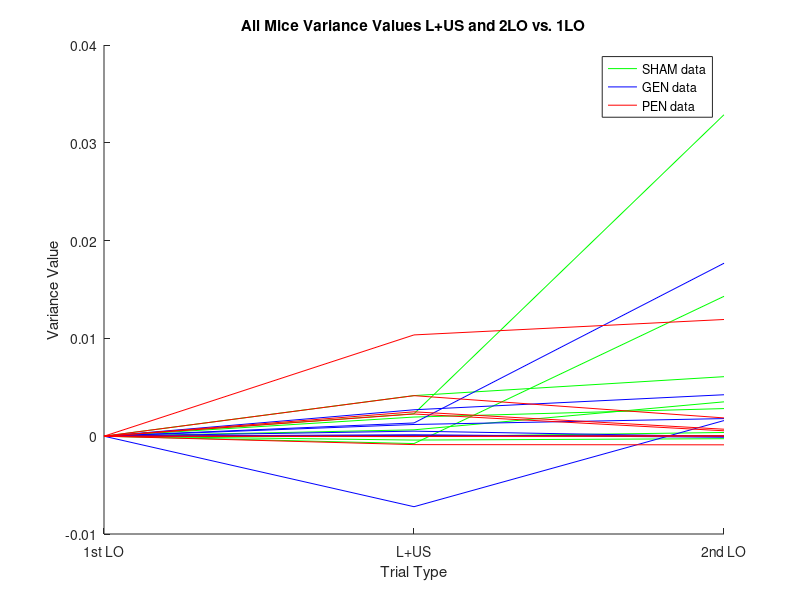
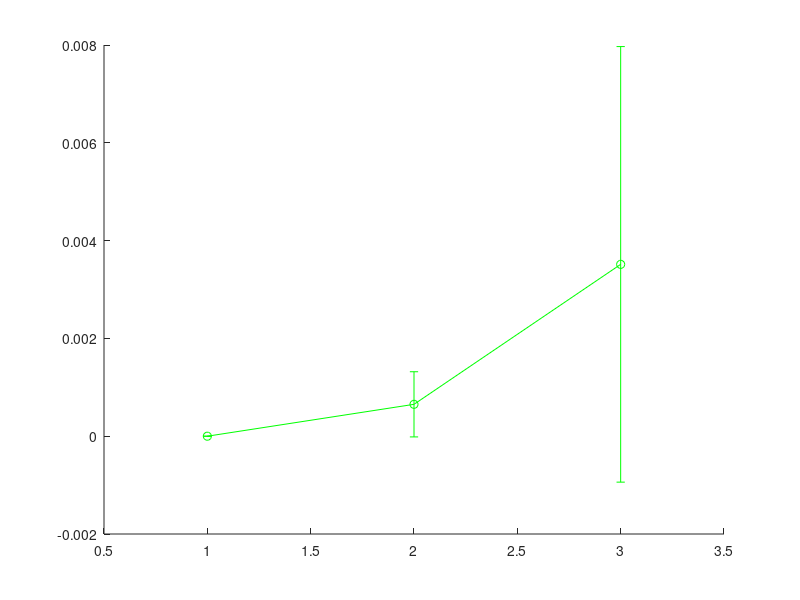

Reproduce these figures in MATLAB, in order. (Note: this script raises an error after producing the figures.)
%% Authors: Kat Floerchinger, Hannah Mach, Henry Tan :) 
 
clc
close all 
 
% median_SHAM
% median_GEN
% median_PEN 
 
% copied matrixes from commented median_x scripts to reduce running time 
% SHAM_MATRIX = [0,0.00435600796752600,0.00713109228237704;0,-5.16885958017910e-05,-0.0286916774704259;0,0.0133954508844230,-0.0105393137953733;0,-0.0146888761776283,-0.0364842719945690;0,-0.00765067809909513,-0.0126725453785824;0,-0.0247286394644330,-0.000975316304337212;0,-0.00707821064911673,-0.0152301517258112];
% GEN_MATRIX = [0,-0.00216903690829889,0.0157401784885035;0,-0.00533501284119886,-0.0170182170965821;0,-0.0284201249582408,-0.0566498478936813;0,-0.00382477957074176,-0.00480633475035593;0,-0.0804744010195484,-0.0332240621483618;0,-0.00839983815283812,-0.0181853465935874;0,-0.0387101708843783,-0.0489317590083913];
% PEN_MATRIX = [0,0.00932355090704318,0.0180555755962342;0,0.0355006379032983,0.0289117712082711;0,0.0105964449704316,0.00890424974541322;0,0.0382527652138474,0.0283285886886979;0,-0.000996088743718843,-0.00109136275373061;0,-0.000107093776822434,0.00106106540426960;0,0.000180722336327257,-0.000554426228727898];
%%FOR VARIANCE
SHAM_MATRIX = [0,0.000651793605422940,0.00351423698804928;0,0.00195870342101505,0.00282495836064840;0,0.00229569943306705,0.0328712730299713;0,0.00415150639468666,0.00608743747952202;0,-4.10143066914810e-05,0.000381074207617581;0,-0.000753675232561845,0.0143026020700530;0,-0.000395088444663743,-0.000254390982802543];
GEN_MATRIX = [0,0.000147056079904678,-0.000107664675134410;0,0.00135447238533644,0.0176845808391583;0,0.00270295732300754,0.00423865514653214;0,7.89061353128657e-05,4.73994436278257e-05;0,-0.00720922236817418,0.00159971911763594;0,0.000514604907676740,-3.03418205146000e-05;0,0.00119856209903107,0.00180060336843801];
PEN_MATRIX = [0,0.00249220824028257,0.000714005721568463;0,0.00227047924981125,0.000554668335156980;0,0.00414589480879269,0.00186932469441971;0,0.0103562288243062,0.0119330399918491;0,-1.46275955826850e-05,5.89273426955684e-06;0,-1.35744905582141e-05,4.88065197918587e-05;0,-0.000860771124194627,-0.000881627352381173];

% concatenating the matrixes from median_x scripts
MATRIX = [SHAM_MATRIX; GEN_MATRIX; PEN_MATRIX] ;
% SHAM = 7 rows 
% GEN = 7 rows
% PEN = 7 rows 
 
%% all dates PLOTTING 
figure(1) 
hold on 
% SHAM plotting
for q = 1:7 
    row = MATRIX(q,:) ;
    p1 = plot(1:3, MATRIX(q, :), 'g', 'DisplayName','SHAM data') ;
end 
% GEN plotting 
for q = 8:14
    row = MATRIX(q,:) ;
    p2 = plot(1:3, MATRIX(q, :), 'b', 'DisplayName','GEN data') ;
end 
% PEN plotting 
for q = 15:21
    row = MATRIX(q,:) ;
    p3 = plot(1:3, MATRIX(q, :), 'r', 'DisplayName','PEN data') ;
end
legend([p1 p2 p3],{'SHAM data','GEN data', 'PEN data'})
xlabel('Trial Type'), ylabel('Variance Value') %%SHOULD BE LABELED MEDIAN VALUE
title('All Mice Variance Values L+US and 2LO vs. 1LO') %%SHOULD BE LABELED "ALL MICE VARIANCE VALUES..."
set(gca,'XTick',[1 2 3] );
% set(gca,'XTickLabel',['1st LO', 'L+US' ,'2nd LO'] );
xticklabels({'1st LO','L+US','2nd LO'});
hold off 
 
%% setting up cohort medians 
 
% some more efficient loop in progress 
% for q = 1:3
%     for p = 1:7 
%         x = MATRIX(p, q)
 
% % SHAM MEDIANS 
% SHAM_1LO = [];
% for q = 1:7
%     SHAM_1LO = [SHAM_1LO MATRIX(q, 1)] ;
% end 
% SHAM_1LO_median = median(SHAM_1LO) ;
%  
% SHAM_LUS = [];
% for q = 1:7
%     SHAM_LUS = [SHAM_LUS MATRIX(q, 2)] ;
% end 
% SHAM_LUS_median = median(SHAM_LUS) ;
%  
% SHAM_2LO = [];
% for q = 1:7
%     SHAM_2LO = [SHAM_2LO MATRIX(q, 3)] ;
% end 
% SHAM_2LO_median = median(SHAM_2LO) ;
%  
% % GEN MEDIANS 
%  
% GEN_1LO = [];
% for q = 8:14
%     GEN_1LO = [GEN_1LO MATRIX(q, 1)] ;
% end 
% GEN_1LO_median = median(GEN_1LO) ;
%  
% GEN_LUS = [];
% for q = 8:14
%     GEN_LUS = [GEN_LUS MATRIX(q, 2)] ;
% end 
% GEN_LUS_median = median(GEN_LUS) ;
%  
% GEN_2LO = [];
% for q = 8:14
%     GEN_2LO = [GEN_2LO MATRIX(q, 3)] ;
% end 
% GEN_2LO_median = median(GEN_2LO) ;
%  
% % PEN MEDIANS 
%  
% PEN_1LO = [];
% for q = 15:21
%     PEN_1LO = [PEN_1LO MATRIX(q, 1)] ;
% end 
% PEN_1LO_median = median(PEN_1LO) ;
%  
% PEN_LUS = [];
% for q = 15:21
%     PEN_LUS = [PEN_LUS MATRIX(q, 2)] ;
% end 
% PEN_LUS_median = median(PEN_LUS) ;
%  
% PEN_2LO = [];
% for q = 15:21
%     PEN_2LO = [PEN_2LO MATRIX(q, 3)] ;
% end 
% PEN_2LO_median = median(PEN_2LO) ;

%%setting up cohort variance

% SHAM VARIANCE
SHAM_1LO = [];
for q = 1:7
    SHAM_1LO = [SHAM_1LO MATRIX(q, 1)] ;
end 
SHAM_1LO_variance = median(SHAM_1LO) ;
 
SHAM_LUS = [];
for q = 1:7
    SHAM_LUS = [SHAM_LUS MATRIX(q, 2)] ;
end 
SHAM_LUS_variance = median(SHAM_LUS) ;
 
SHAM_2LO = [];
for q = 1:7
    SHAM_2LO = [SHAM_2LO MATRIX(q, 3)] ;
end 
SHAM_2LO_variance = median(SHAM_2LO) ;
 
% GEN VARIANCE
 
GEN_1LO = [];
for q = 8:14
    GEN_1LO = [GEN_1LO MATRIX(q, 1)] ;
end 
GEN_1LO_variance = median(GEN_1LO) ;
 
GEN_LUS = [];
for q = 8:14
    GEN_LUS = [GEN_LUS MATRIX(q, 2)] ;
end 
GEN_LUS_variance = median(GEN_LUS) ;
 
GEN_2LO = [];
for q = 8:14
    GEN_2LO = [GEN_2LO MATRIX(q, 3)] ;
end 
GEN_2LO_variance = median(GEN_2LO) ;
 
% PEN VARIANCE
 
PEN_1LO = [];
for q = 15:21
    PEN_1LO = [PEN_1LO MATRIX(q, 1)] ;
end 
PEN_1LO_variance = median(PEN_1LO) ;
 
PEN_LUS = [];
for q = 15:21
    PEN_LUS = [PEN_LUS MATRIX(q, 2)] ;
end 
PEN_LUS_variance = median(PEN_LUS) ;
 
PEN_2LO = [];
for q = 15:21
    PEN_2LO = [PEN_2LO MATRIX(q, 3)] ;
end 
PEN_2LO_variance = median(PEN_2LO) ;
 
%% standard error matrix creation 
 
stderror(1, 1) = std(SHAM_1LO)/sqrt(length(SHAM_1LO)) ;
stderror(1, 2) = std(SHAM_LUS)/sqrt(length(SHAM_LUS)) ;
stderror(1, 3) = std(SHAM_2LO)/sqrt(length(SHAM_2LO)) ;
 
stderror(2, 1) = std(GEN_1LO)/sqrt(length(GEN_1LO)) ;
stderror(2, 2) = std(GEN_LUS)/sqrt(length(GEN_LUS)) ;
stderror(2, 3) = std(GEN_2LO)/sqrt(length(GEN_2LO)) ;
 
stderror(3, 1) = std(PEN_1LO)/sqrt(length(PEN_1LO)) ;
stderror(3, 2) = std(PEN_LUS)/sqrt(length(PEN_LUS)) ;
stderror(3, 3) = std(PEN_2LO)/sqrt(length(PEN_2LO)) ;

%% plotting cohort medians 
 
% figure(2) 
% SHAMY_median = [SHAM_1LO_median SHAM_LUS_median SHAM_2LO_median] ;
% q1 = errorbar(1:3, SHAMY_median, stderror(1,:), 'o-g', 'DisplayName', 'SHAM Data') ;
% hold on 
%  
% GENY_median = [GEN_1LO_median GEN_LUS_median GEN_2LO_median] ;
% q2 = errorbar(1:3, GENY_median, stderror(2,:), 'o-b', 'DisplayName', 'GEN Data') ;
% hold on 
%  
% PENY_median = [PEN_1LO_median PEN_LUS_median PEN_2LO_median] ;
% q3 = errorbar(1:3, PENY_median, stderror(3,:), 'o-r', 'DisplayName', 'PEN Data') ;
%  
% legend([q1 q2 q3], 'SHAM DATA','GEN DATA','PEN DATA','Location','NorthWest')
% xlabel('Trial Type'), ylabel('Median Value')
% title('Cohort Median Value Trends L+US and 2LO vs. 1LO')
% set(gca,'XTick',[1 2 3] );
% % set(gca,'XTickLabel',['1st LO', 'L+US' ,'2nd LO'] );
% xticklabels({'1st LO','L+US','2nd LO'});

%% plotting cohort variance
 
figure(2) 
SHAMY_variance = [SHAM_1LO_variance SHAM_LUS_variance SHAM_2LO_variance] ;
q1 = errorbar(1:3, SHAMY_variance, stderror(1,:), 'o-g', 'DisplayName', 'SHAM Data') ;
hold on 
 
GENY_variance = [GEN_1LO_variance GEN_LUS_variance GEN_2LO_variance] ;
q2 = errorbar(1:3, GENY_variance, stderror(2,:), 'o-b', 'DisplayName', 'GEN Data') ;
hold on 
 
PENY_variance = [PEN_1LO_variance PEN_LUS_variance PEN_2LO_variance] ;
q3 = errorbar(1:3, PENY_variance, stderror(3,:), 'o-r', 'DisplayName', 'PEN Data') ;
 
legend([q1 q2 q3], 'SHAM DATA','GEN DATA','PEN DATA','Location','NorthWest')
xlabel('Trial Type'), ylabel('Median Variance Value')
title('Cohort Variance Value Trends L+US and 2LO vs. 1LO')
set(gca,'XTick',[1 2 3] );
% set(gca,'XTickLabel',['1st LO', 'L+US' ,'2nd LO'] );
xticklabels({'1st LO','L+US','2nd LO'});
 
%% data comparisons 

% SHAM vs. GEN vs. PEN L+US 

% SHAM_MATRIX = SHAM_MATRIX';
% GEN_MATRIX = GEN_MATRIX';
% PEN_MATRIX = PEN_MATRIX';

% %this first one is a test--we should see all 0s 
firstLO_matrix = [SHAM_MATRIX(:,1) GEN_MATRIX(:,1) PEN_MATRIX(:,1)] ;
LUS_matrix = [SHAM_MATRIX(:,2) GEN_MATRIX(:,2) PEN_MATRIX(:,2)] ;
secondLO_matrix = [SHAM_MATRIX(:,3) GEN_MATRIX(:,3) PEN_MATRIX(:,3)] ; 

%% KW analysis 

% harry_plotter and the-
chamber_of_statistics(LUS_matrix) 
title('KW of L+US Variance between cohorts')
hold on 
set(gca, 'XTick', [1 2 3]) ; 
set(gca, 'XTickLabel', [{'SHAM' 'GEN' 'PEN'}]) ; 

chamber_of_statistics(secondLO_matrix) 
title('KW of 2nd LO Variance between cohorts')
hold on 
set(gca, 'XTick', [1 2 3]) ; 
set(gca, 'XTickLabel', [{'SHAM' 'GEN' 'PEN'}]) ; 

%% individual Mann Whitney comparisons 


SHAM_MATRIX = SHAM_MATRIX';
GEN_MATRIX = GEN_MATRIX';
PEN_MATRIX = PEN_MATRIX';

% for L+US 
MWp1 = ranksum(SHAM_MATRIX(2,:),GEN_MATRIX(2,:)); % SHAM L+US vs. GEN L+US 
MWp2 = ranksum(SHAM_MATRIX(2,:),PEN_MATRIX(2,:)); % SHAM L+US vs. PEN L+US 
MWp3 = ranksum(GEN_MATRIX(2,:),PEN_MATRIX(2,:)); % GEN L+US vs. PEN L+US 

% for 2nd LO
MWp4 = ranksum(SHAM_MATRIX(3,:),GEN_MATRIX(3,:)); % SHAM 2LO vs. GEN 2LO 
MWp5 = ranksum(SHAM_MATRIX(3,:),PEN_MATRIX(3,:)); % SHAM 2LO vs. PEN 2LO 
MWp6 = ranksum(GEN_MATRIX(3,:),PEN_MATRIX(3,:)); % GEN 2LO vs. PEN 2LO 